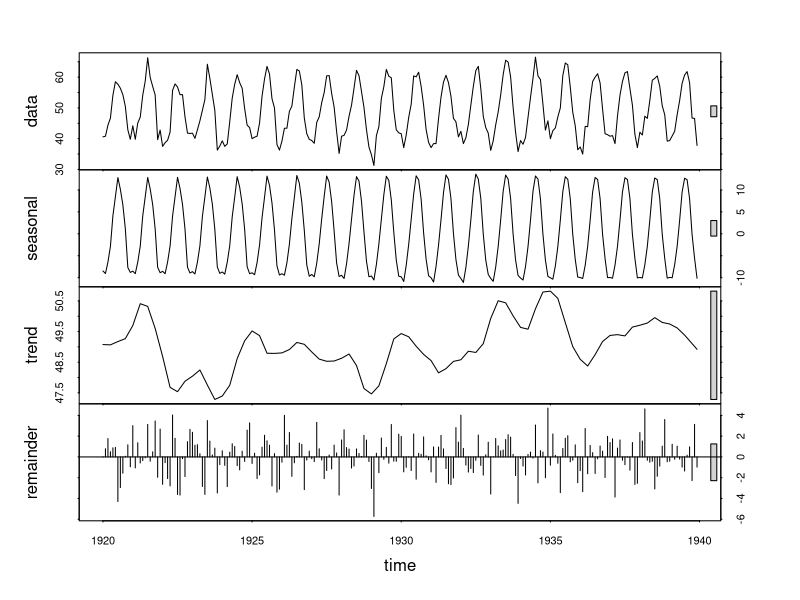
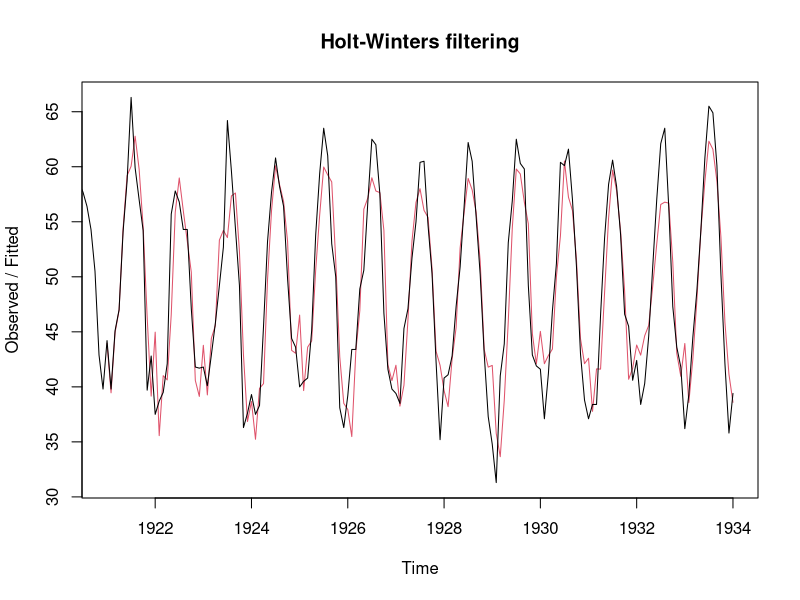
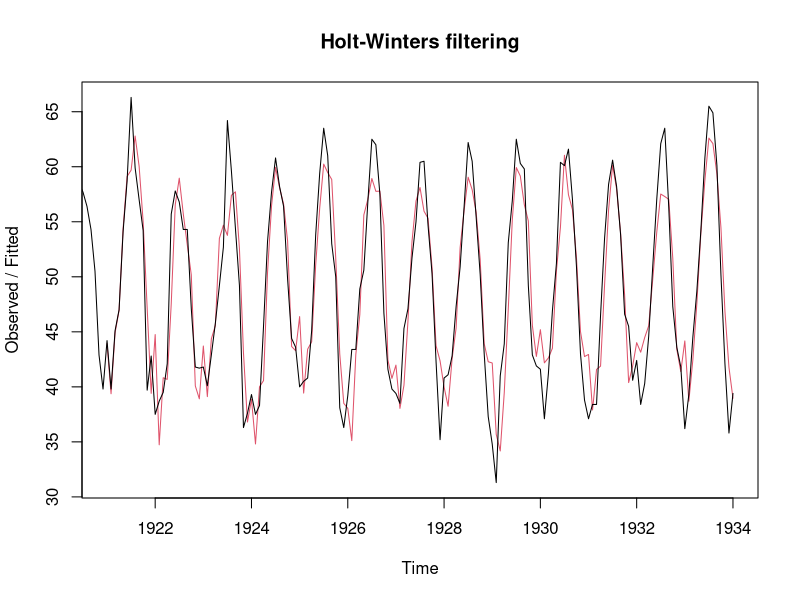
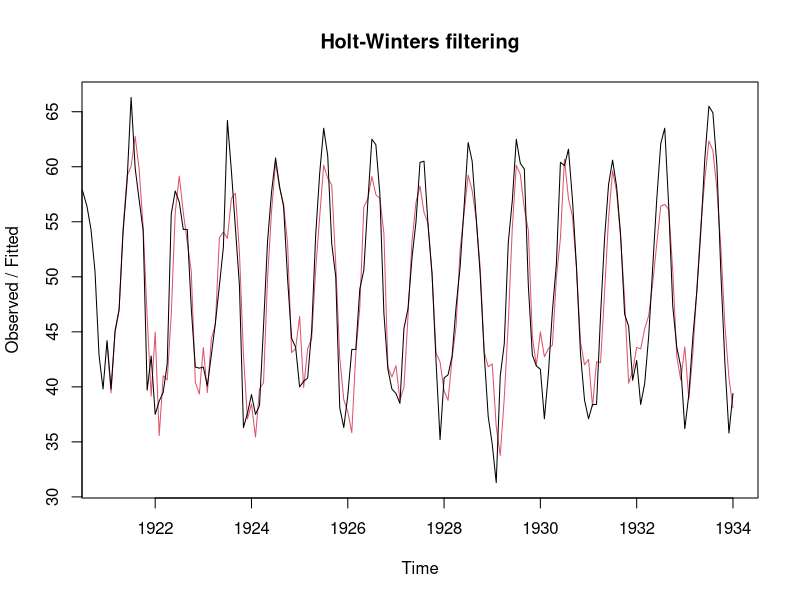
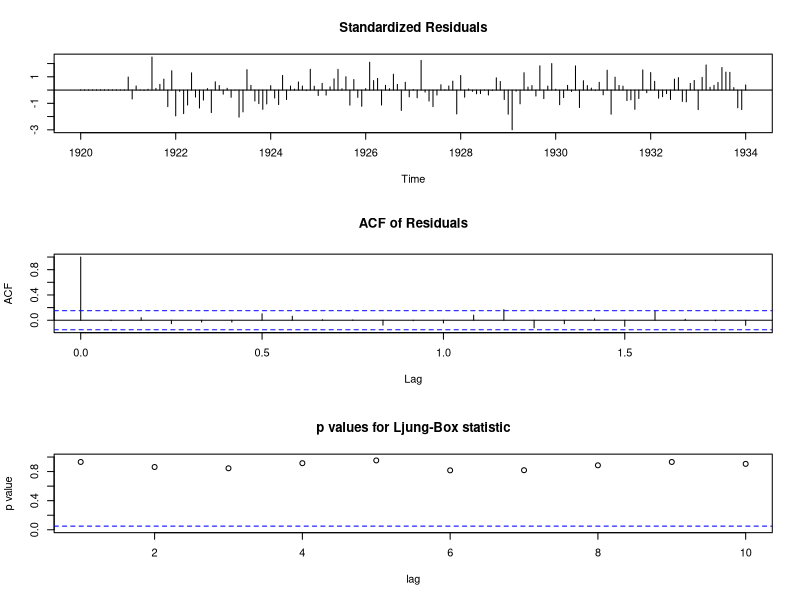

Reproduce these figures in R, in order.
## ---- chunk 1
library(forecast)
## ---- chunk 2
data("nottem")
## ---- chunk 3
d <- stl(nottem, s.window = 12)
plot(d)
## ---- chunk 4
n <- window(nottem, start = 1920, end = 1934)
h1 <- HoltWinters(n, alpha="0.5", beta=0.3, gamma=0.2, seasonal = "multiplicative")
plot(h1)
## ---- chunk 5
h2 <- HoltWinters(n, alpha="0.5", beta=0.3, gamma=0.2, seasonal = "additive")
plot(h2)
## ---- chunk 6
h3 <- HoltWinters(n, alpha="0.5", beta=0.3, gamma=NULL, seasonal = "multiplicative")
plot(h3)
## ---- chunk 7
m1 <- auto.arima(n)
confint(m1)
tsdiag(m1)
